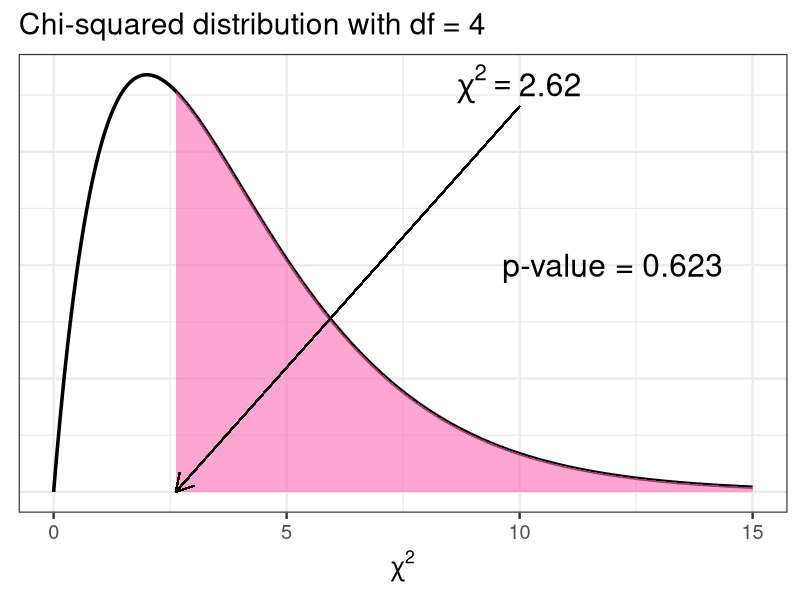

Generate this figure with R:
library(dplyr)
library(xtable)
library(gridExtra)
library(ggpubr)
library(data.table)
library(ggplot2)
theme_set(theme_bw(base_size = 18))

gh <- function(bins = 8) {
  geom_histogram(color = "black", fill = "gray80", bins = bins)
}

## p-values
createShadeRegion <- function(x, df, ub = 15) {
  x1 <- c(x, seq(x, ub, by = 0.01), ub)
  n <- length(x1) - 1
  y1 <- c(0, dchisq(x1, df)[2:n], 0)
  df1 <- data.frame(x = x1, y = y1)
}

pv <- createShadeRegion(2.62, 4)

x <- seq(0, 15, by = 0.01)
x4 <- dchisq(x, 4)
df <- data.frame(x, y = x4)

1 - pchisq(2.62, df = 4)


ggplot(df, aes(x, y)) + geom_line(linewidth = 1.2) +
  geom_polygon(data = pv, fill = "hotpink", alpha = 0.6) + 
  geom_segment(aes(x = 10, y = 0.17, xend = 2.62, yend = 0), 
               arrow = arrow(length = unit(0.5, "cm"))) + 
  annotate("text", x = 10, y = 0.18, 
           label = expression(chi^2 == 2.62), parse = TRUE, size = 8) +
  annotate("text", x = 12, y = 0.1, label = "p-value = 0.623", size = 8) + 
  ggtitle("Chi-squared distribution with df = 4")  + 
  theme(axis.text.y = element_blank(), axis.ticks.y = element_blank(), 
        axis.title.y = element_blank()) + 
  xlab(expression(chi^2))

### Example in Class
obs <- c(780, 117, 114, 384, 58)
percent <- c(.54,.18,.12,.15,.01)
exp <- 1453*percent
exp
((obs - exp)^2 / exp) %>% sum()

# P-value
pchisq(357.3625, df=4, lower.tail = F)

